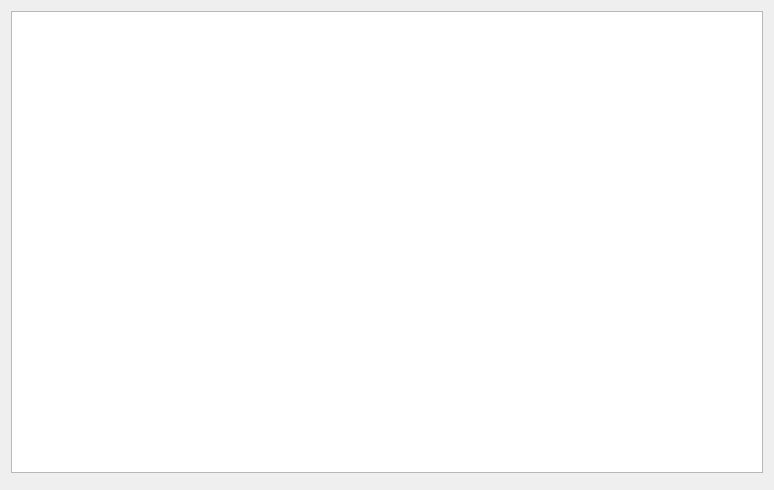
<?xml version="1.0" encoding="UTF-8"?>
<ui version="4.0">
 <class>RecorderUI</class>
 <widget class="QDialog" name="RecorderUI">
  <property name="windowModality">
   <enum>Qt::NonModal</enum>
  </property>
  <property name="geometry">
   <rect>
    <x>0</x>
    <y>0</y>
    <width>774</width>
    <height>490</height>
   </rect>
  </property>
  <property name="font">
   <font>
    <family>TitilliumText22L Rg</family>
   </font>
  </property>
  <property name="focusPolicy">
   <enum>Qt::StrongFocus</enum>
  </property>
  <property name="windowTitle">
   <string>Route Recorder</string>
  </property>
  <layout class="QVBoxLayout" name="verticalLayout">
   <item>
    <widget class="QListView" name="positionListView">
     <property name="autoScroll">
      <bool>false</bool>
     </property>
    </widget>
   </item>
   <item>
    <widget class="QDialogButtonBox" name="menuButtonBox">
     <property name="orientation">
      <enum>Qt::Horizontal</enum>
     </property>
     <property name="standardButtons">
      <set>QDialogButtonBox::NoButton</set>
     </property>
    </widget>
   </item>
  </layout>
 </widget>
 <resources/>
 <connections>
  <connection>
   <sender>menuButtonBox</sender>
   <signal>accepted()</signal>
   <receiver>RecorderUI</receiver>
   <slot>accept()</slot>
   <hints>
    <hint type="sourcelabel">
     <x>248</x>
     <y>254</y>
    </hint>
    <hint type="destinationlabel">
     <x>157</x>
     <y>274</y>
    </hint>
   </hints>
  </connection>
  <connection>
   <sender>menuButtonBox</sender>
   <signal>rejected()</signal>
   <receiver>RecorderUI</receiver>
   <slot>reject()</slot>
   <hints>
    <hint type="sourcelabel">
     <x>316</x>
     <y>260</y>
    </hint>
    <hint type="destinationlabel">
     <x>286</x>
     <y>274</y>
    </hint>
   </hints>
  </connection>
 </connections>
</ui>
